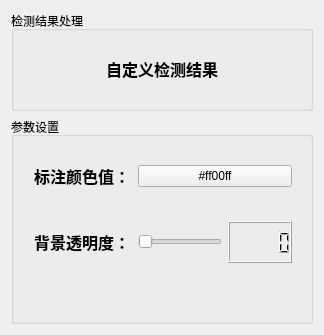
      <widget class="QWidget" name="page_8">
       <layout class="QVBoxLayout" name="verticalLayout_25">
        <item>
         <widget class="QGroupBox" name="groupBox_16">
          <property name="sizePolicy">
           <sizepolicy hsizetype="Preferred" vsizetype="Fixed">
            <horstretch>0</horstretch>
            <verstretch>0</verstretch>
           </sizepolicy>
          </property>
          <property name="minimumSize">
           <size>
            <width>0</width>
            <height>100</height>
           </size>
          </property>
          <property name="title">
           <string>检测结果处理</string>
          </property>
          <layout class="QVBoxLayout" name="verticalLayout_23">
           <item>
            <widget class="QLabel" name="label_32">
             <property name="text">
              <string>&lt;html&gt;&lt;head/&gt;&lt;body&gt;&lt;p align=&quot;center&quot;&gt;&lt;span style=&quot; font-size:12pt; font-weight:600;&quot;&gt;自定义检测结果&lt;/span&gt;&lt;/p&gt;&lt;/body&gt;&lt;/html&gt;</string>
             </property>
            </widget>
           </item>
          </layout>
         </widget>
        </item>
        <item>
         <widget class="QGroupBox" name="groupBox_17">
          <property name="title">
           <string>参数设置</string>
          </property>
          <layout class="QVBoxLayout" name="verticalLayout_24">
           <item>
            <widget class="QWidget" name="widget_17" native="true">
             <property name="sizePolicy">
              <sizepolicy hsizetype="Preferred" vsizetype="Fixed">
               <horstretch>0</horstretch>
               <verstretch>0</verstretch>
              </sizepolicy>
             </property>
             <property name="minimumSize">
              <size>
               <width>0</width>
               <height>60</height>
              </size>
             </property>
             <layout class="QHBoxLayout" name="horizontalLayout_18">
              <item>
               <widget class="QLabel" name="label_33">
                <property name="minimumSize">
                 <size>
                  <width>100</width>
                  <height>0</height>
                 </size>
                </property>
                <property name="maximumSize">
                 <size>
                  <width>100</width>
                  <height>16777215</height>
                 </size>
                </property>
                <property name="toolTip">
                 <string extracomment="v值决定低灰度像素的提升程度"/>
                </property>
                <property name="text">
                 <string>&lt;html&gt;&lt;head/&gt;&lt;body&gt;&lt;p align=&quot;center&quot;&gt;&lt;span style=&quot; font-size:12pt; font-weight:600; color:#000000;&quot;&gt;标注颜色值：&lt;/span&gt;&lt;/p&gt;&lt;/body&gt;&lt;/html&gt;</string>
                </property>
               </widget>
              </item>
              <item>
               <widget class="QPushButton" name="changeMarkColor">
                <property name="text">
                 <string>#ff00ff</string>
                </property>
               </widget>
              </item>
             </layout>
            </widget>
           </item>
           <item>
            <widget class="QWidget" name="widget_18" native="true">
             <property name="sizePolicy">
              <sizepolicy hsizetype="Preferred" vsizetype="Fixed">
               <horstretch>0</horstretch>
               <verstretch>0</verstretch>
              </sizepolicy>
             </property>
             <property name="minimumSize">
              <size>
               <width>0</width>
               <height>60</height>
              </size>
             </property>
             <layout class="QHBoxLayout" name="horizontalLayout_19">
              <item>
               <widget class="QLabel" name="label_34">
                <property name="minimumSize">
                 <size>
                  <width>100</width>
                  <height>0</height>
                 </size>
                </property>
                <property name="maximumSize">
                 <size>
                  <width>100</width>
                  <height>16777215</height>
                 </size>
                </property>
                <property name="toolTip">
                 <string extracomment="v值决定低灰度像素的提升程度"/>
                </property>
                <property name="text">
                 <string>&lt;html&gt;&lt;head/&gt;&lt;body&gt;&lt;p align=&quot;center&quot;&gt;&lt;span style=&quot; font-size:12pt; font-weight:600; color:#000000;&quot;&gt;背景透明度：&lt;/span&gt;&lt;/p&gt;&lt;/body&gt;&lt;/html&gt;</string>
                </property>
               </widget>
              </item>
              <item>
               <widget class="QSlider" name="sliderTransparence">
                <property name="minimum">
                 <number>0</number>
                </property>
                <property name="maximum">
                 <number>100</number>
                </property>
                <property name="value">
                 <number>0</number>
                </property>
                <property name="orientation">
                 <enum>Qt::Horizontal</enum>
                </property>
               </widget>
              </item>
              <item>
               <widget class="QLCDNumber" name="lcdTransparence">
                <property name="value" stdset="0">
                 <double>0.000000000000000</double>
                </property>
                <property name="intValue" stdset="0">
                 <number>0</number>
                </property>
               </widget>
              </item>
             </layout>
            </widget>
           </item>
           <item>
            <spacer name="verticalSpacer_9">
             <property name="orientation">
              <enum>Qt::Vertical</enum>
             </property>
             <property name="sizeHint" stdset="0">
              <size>
               <width>20</width>
               <height>40</height>
              </size>
             </property>
            </spacer>
           </item>
          </layout>
         </widget>
        </item>
       </layout>
      </widget>
